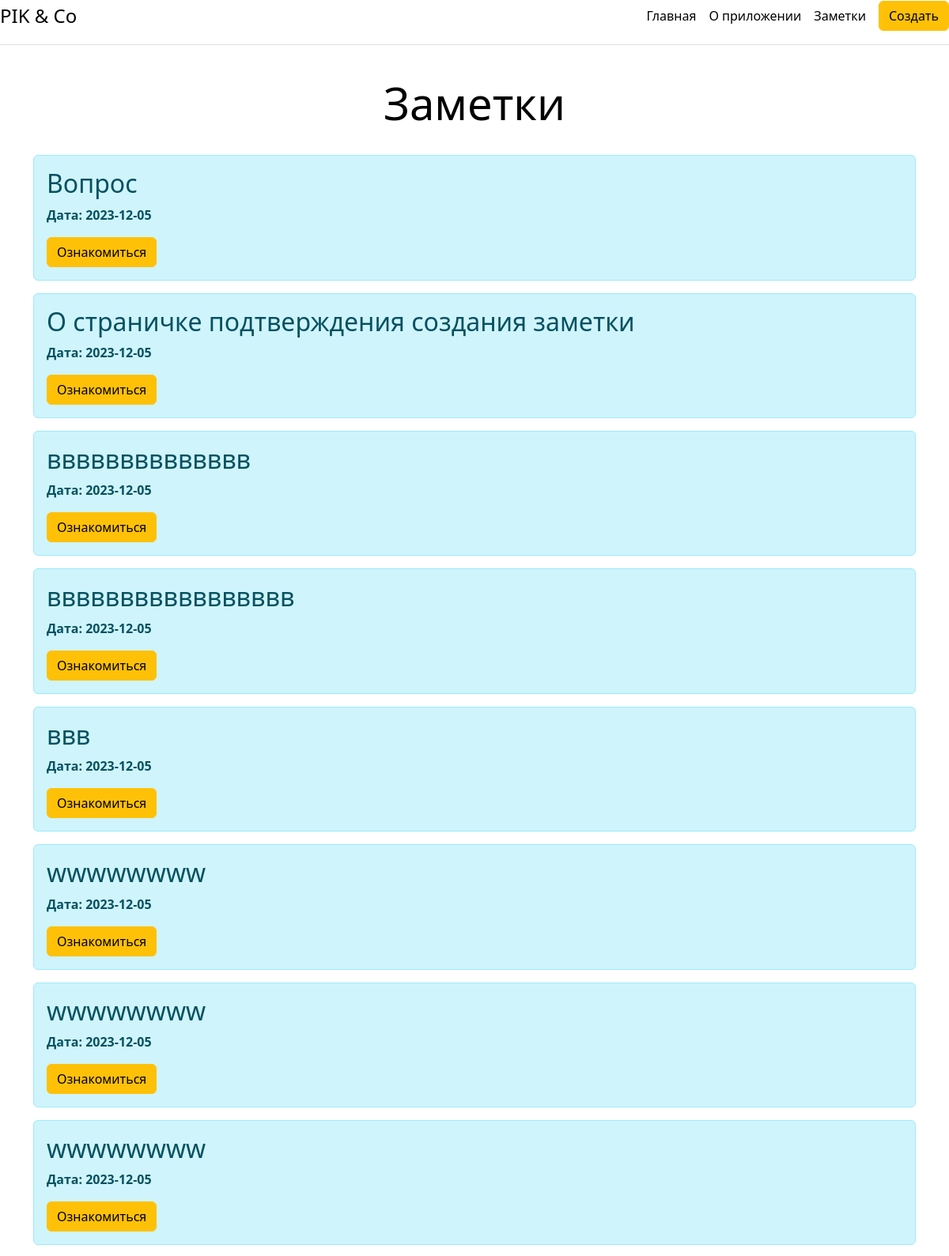
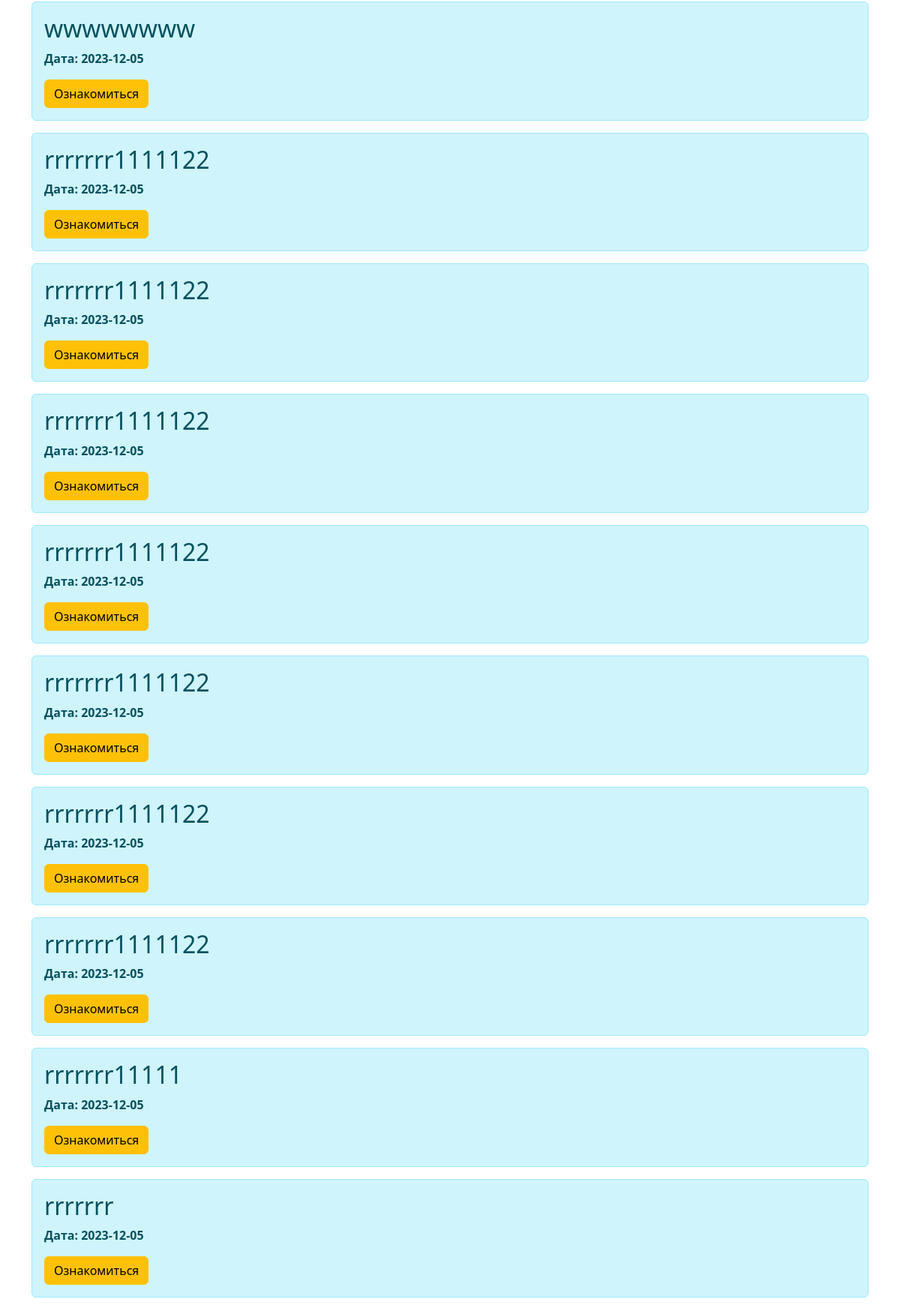
The app's page /notes (upper part) with its own data (2 pictures, top to bottom).
### app.py (models this page shows, shortened)
class Note(db.Model):
    uuid = db.Column(db.String(36), primary_key=True,  default=lambda: str(uuid.uuid4()))
    title = db.Column(db.String(100), nullable=False)
    text = db.Column(db.Text, nullable=False)
    created_at = db.Column(db.DateTime, default=datetime.utcnow)

### app.py (the view)
@app.route('/notes')
def posts():
    notes = Note.query.order_by(Note.created_at.desc()).all()
    return render_template('notes.html', notes=notes)

### templates/notes.html (shortened to what this page needs)
{% extends "base.html" %}
{% block content %}
<div class='container'>
	<div class="pricing-header p-3 pb-md-4 mx-auto text-center">
      <h1 class="display-4 fw-normal text-body-emphasis">Заметки</h1>
    </div>
    {% if notes|length > 0 %}
        {% for el in notes %}
        <div class="alert alert-info">
            <h2>{{ el.title }}</h2>
            <p><b>Дата: {{ el.created_at.date() }}</b></p>
            <a href="/notes/{{ el.uuid }}" class="btn btn-warning">Ознакомиться</a>
        </div>
        {% endfor %}
    {% else %}
    <p>У нас пока нет заметок. Разместите первую.</p>
    {% endif %}
</div>
{% endblock %}

### records on screen
Note: title "Вопрос", created_at "2023-12-05"
Note: title "О страничке подтверждения создания заметки", created_at "2023-12-05"
Note: title "вввввввввввввв", created_at "2023-12-05"
Note: title "ввввввввввввввввв", created_at "2023-12-05"
Note: title "ввв", created_at "2023-12-05"
Note: title "wwwwwwww", created_at "2023-12-05"
Note: title "wwwwwwww", created_at "2023-12-05"
Note: title "wwwwwwww", created_at "2023-12-05"
Note: title "wwwwwwww", created_at "2023-12-05"
Note: title "rrrrrrr1111122", created_at "2023-12-05"
Note: title "rrrrrrr1111122", created_at "2023-12-05"
Note: title "rrrrrrr1111122", created_at "2023-12-05"
Note: title "rrrrrrr1111122", created_at "2023-12-05"
Note: title "rrrrrrr1111122", created_at "2023-12-05"
Note: title "rrrrrrr1111122", created_at "2023-12-05"
Note: title "rrrrrrr1111122", created_at "2023-12-05"
Note: title "rrrrrrr11111", created_at "2023-12-05"
Note: title "rrrrrrr", created_at "2023-12-05"
